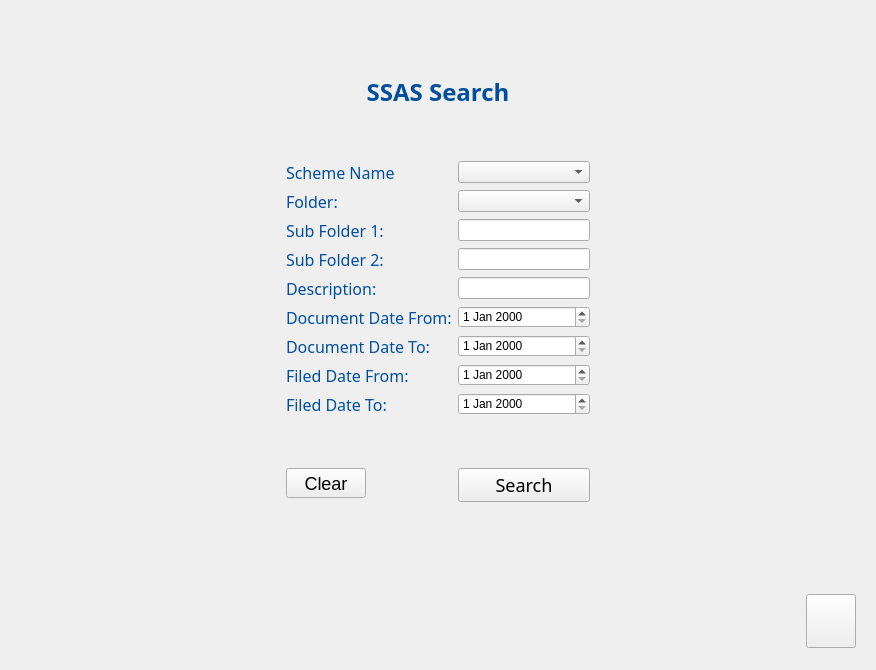
      <widget class="QWidget" name="search_ssas_page">
       <layout class="QVBoxLayout" name="verticalLayout_8">
        <item>
         <widget class="QWidget" name="search_ssas_top_widget" native="true">
          <layout class="QHBoxLayout" name="horizontalLayout_16">
           <item>
            <spacer name="horizontalSpacer_20">
             <property name="orientation">
              <enum>Qt::Horizontal</enum>
             </property>
             <property name="sizeHint" stdset="0">
              <size>
               <width>257</width>
               <height>20</height>
              </size>
             </property>
            </spacer>
           </item>
           <item>
            <widget class="QWidget" name="search_ssas_widget" native="true">
             <property name="styleSheet">
              <string notr="true">QLabel {
  font-family: aptos;
  font-size: 16px;
  color: #004f9e;
}</string>
             </property>
             <layout class="QFormLayout" name="formLayout_3">
              <item row="0" column="1">
               <spacer name="verticalSpacer_18">
                <property name="orientation">
                 <enum>Qt::Vertical</enum>
                </property>
                <property name="sizeHint" stdset="0">
                 <size>
                  <width>132</width>
                  <height>40</height>
                 </size>
                </property>
               </spacer>
              </item>
              <item row="3" column="1">
               <spacer name="verticalSpacer_19">
                <property name="orientation">
                 <enum>Qt::Vertical</enum>
                </property>
                <property name="sizeHint" stdset="0">
                 <size>
                  <width>132</width>
                  <height>40</height>
                 </size>
                </property>
               </spacer>
              </item>
              <item row="5" column="0">
               <widget class="QLabel" name="search_ssas_scheme_name_label">
                <property name="text">
                 <string>Scheme Name</string>
                </property>
               </widget>
              </item>
              <item row="7" column="0">
               <widget class="QLabel" name="search_ssas_folder_label">
                <property name="text">
                 <string>Folder:</string>
                </property>
               </widget>
              </item>
              <item row="7" column="1">
               <widget class="QComboBox" name="search_ssas_folder">
                <property name="cursor">
                 <cursorShape>PointingHandCursor</cursorShape>
                </property>
               </widget>
              </item>
              <item row="9" column="0">
               <widget class="QLabel" name="search_ssas_subfolder1_label">
                <property name="text">
                 <string>Sub Folder 1:</string>
                </property>
               </widget>
              </item>
              <item row="9" column="1">
               <widget class="QLineEdit" name="search_ssas_subfolder1"/>
              </item>
              <item row="11" column="0">
               <widget class="QLabel" name="search_ssas_subfolder2_label">
                <property name="text">
                 <string>Sub Folder 2:</string>
                </property>
               </widget>
              </item>
              <item row="11" column="1">
               <widget class="QLineEdit" name="search_ssas_subfolder2"/>
              </item>
              <item row="13" column="0">
               <widget class="QLabel" name="search_ssas_description_label">
                <property name="text">
                 <string>Description:</string>
                </property>
               </widget>
              </item>
              <item row="13" column="1">
               <widget class="QLineEdit" name="search_ssas_description"/>
              </item>
              <item row="15" column="0">
               <widget class="QLabel" name="search_ssas_doc_date_from_label">
                <property name="text">
                 <string>Document Date From:</string>
                </property>
               </widget>
              </item>
              <item row="15" column="1">
               <widget class="QDateEdit" name="search_ssas_doc_date_from">
                <property name="cursor">
                 <cursorShape>IBeamCursor</cursorShape>
                </property>
               </widget>
              </item>
              <item row="17" column="0">
               <widget class="QLabel" name="search_ssas_doc_date_to_label">
                <property name="text">
                 <string>Document Date To:</string>
                </property>
               </widget>
              </item>
              <item row="17" column="1">
               <widget class="QDateEdit" name="search_ssas_doc_date_to">
                <property name="cursor">
                 <cursorShape>IBeamCursor</cursorShape>
                </property>
               </widget>
              </item>
              <item row="19" column="0">
               <widget class="QLabel" name="search_ssas_file_date_from_label">
                <property name="text">
                 <string>Filed Date From:</string>
                </property>
               </widget>
              </item>
              <item row="19" column="1">
               <widget class="QDateEdit" name="search_ssas_file_date_from">
                <property name="cursor">
                 <cursorShape>IBeamCursor</cursorShape>
                </property>
               </widget>
              </item>
              <item row="21" column="0">
               <widget class="QLabel" name="search_ssas_file_date_to_label">
                <property name="text">
                 <string>Filed Date To:</string>
                </property>
               </widget>
              </item>
              <item row="21" column="1">
               <widget class="QDateEdit" name="search_ssas_file_date_to">
                <property name="cursor">
                 <cursorShape>IBeamCursor</cursorShape>
                </property>
               </widget>
              </item>
              <item row="23" column="1">
               <spacer name="verticalSpacer_20">
                <property name="orientation">
                 <enum>Qt::Vertical</enum>
                </property>
                <property name="sizeHint" stdset="0">
                 <size>
                  <width>132</width>
                  <height>40</height>
                 </size>
                </property>
               </spacer>
              </item>
              <item row="1" column="0" colspan="2">
               <widget class="QLabel" name="search_ssas_title_label">
                <property name="font">
                 <font>
                  <family>aptos</family>
                  <pointsize>-1</pointsize>
                  <weight>75</weight>
                  <bold>true</bold>
                 </font>
                </property>
                <property name="styleSheet">
                 <string notr="true">#search_ssas_title_label {
  font-size: 24px;
  font-weight: bold;
}</string>
                </property>
                <property name="text">
                 <string>SSAS Search</string>
                </property>
                <property name="alignment">
                 <set>Qt::AlignCenter</set>
                </property>
               </widget>
              </item>
              <item row="5" column="1">
               <widget class="QComboBox" name="search_ssas_scheme_name">
                <property name="cursor">
                 <cursorShape>PointingHandCursor</cursorShape>
                </property>
               </widget>
              </item>
              <item row="25" column="1">
               <widget class="QPushButton" name="search_ssas_but">
                <property name="minimumSize">
                 <size>
                  <width>0</width>
                  <height>30</height>
                 </size>
                </property>
                <property name="font">
                 <font>
                  <family>Aptos</family>
                  <pointsize>-1</pointsize>
                  <weight>50</weight>
                  <italic>false</italic>
                  <bold>false</bold>
                 </font>
                </property>
                <property name="cursor">
                 <cursorShape>PointingHandCursor</cursorShape>
                </property>
                <property name="styleSheet">
                 <string notr="true">#search_ssas_but {
  text-align: center;
  font-size: 18px;
}
</string>
                </property>
                <property name="text">
                 <string>Search</string>
                </property>
                <property name="icon">
                 <iconset resource="assets/icons/resources.qrc">
                  <normaloff>:/newPrefix/light_search.png</normaloff>:/newPrefix/light_search.png</iconset>
                </property>
               </widget>
              </item>
              <item row="25" column="0">
               <widget class="QPushButton" name="search_ssas_clear_but">
                <property name="minimumSize">
                 <size>
                  <width>75</width>
                  <height>30</height>
                 </size>
                </property>
                <property name="cursor">
                 <cursorShape>PointingHandCursor</cursorShape>
                </property>
                <property name="styleSheet">
                 <string notr="true">#search_ssas_clear_but {
  text-align: center;
  font-size: 18px;
}</string>
                </property>
                <property name="text">
                 <string>Clear</string>
                </property>
               </widget>
              </item>
             </layout>
            </widget>
           </item>
           <item>
            <spacer name="horizontalSpacer_21">
             <property name="orientation">
              <enum>Qt::Horizontal</enum>
             </property>
             <property name="sizeHint" stdset="0">
              <size>
               <width>257</width>
               <height>20</height>
              </size>
             </property>
            </spacer>
           </item>
          </layout>
         </widget>
        </item>
        <item>
         <spacer name="verticalSpacer_16">
          <property name="orientation">
           <enum>Qt::Vertical</enum>
          </property>
          <property name="sizeHint" stdset="0">
           <size>
            <width>20</width>
            <height>58</height>
           </size>
          </property>
         </spacer>
        </item>
        <item>
         <widget class="QWidget" name="search_ssas_bottom_widget" native="true">
          <property name="minimumSize">
           <size>
            <width>0</width>
            <height>75</height>
           </size>
          </property>
          <property name="maximumSize">
           <size>
            <width>16777215</width>
            <height>75</height>
           </size>
          </property>
          <layout class="QHBoxLayout" name="horizontalLayout_14">
           <item>
            <spacer name="horizontalSpacer_18">
             <property name="orientation">
              <enum>Qt::Horizontal</enum>
             </property>
             <property name="sizeHint" stdset="0">
              <size>
               <width>733</width>
               <height>20</height>
              </size>
             </property>
            </spacer>
           </item>
           <item>
            <widget class="QPushButton" name="search_ssas_back_but">
             <property name="minimumSize">
              <size>
               <width>50</width>
               <height>54</height>
              </size>
             </property>
             <property name="maximumSize">
              <size>
               <width>50</width>
               <height>54</height>
              </size>
             </property>
             <property name="cursor">
              <cursorShape>PointingHandCursor</cursorShape>
             </property>
             <property name="text">
              <string/>
             </property>
             <property name="icon">
              <iconset resource="assets/icons/resources.qrc">
               <normaloff>:/newPrefix/light_back.png</normaloff>:/newPrefix/light_back.png</iconset>
             </property>
             <property name="iconSize">
              <size>
               <width>40</width>
               <height>40</height>
              </size>
             </property>
            </widget>
           </item>
          </layout>
         </widget>
        </item>
       </layout>
      </widget>
